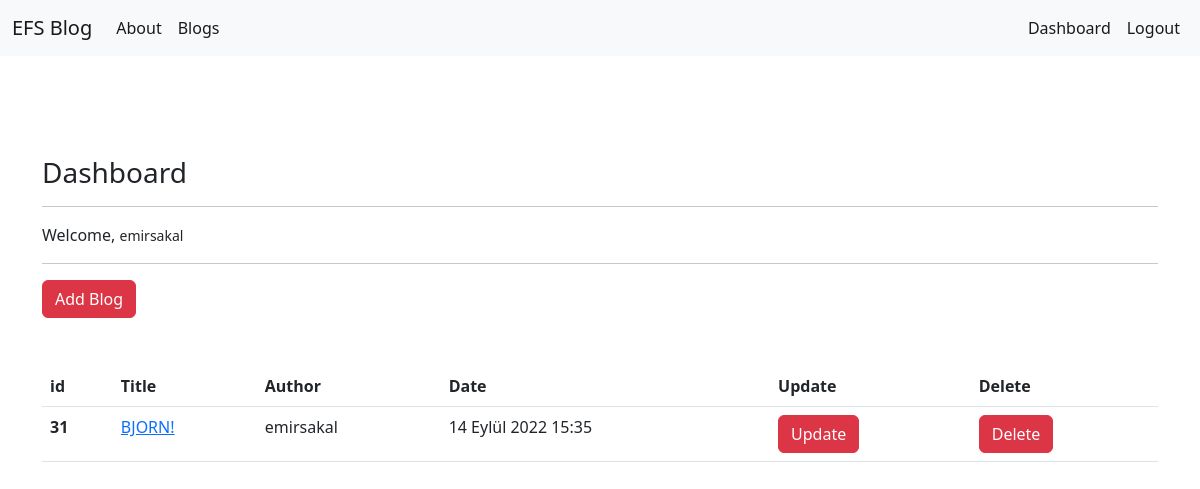
Before: /blogs/dashboard/ (signed in) with the older database file.
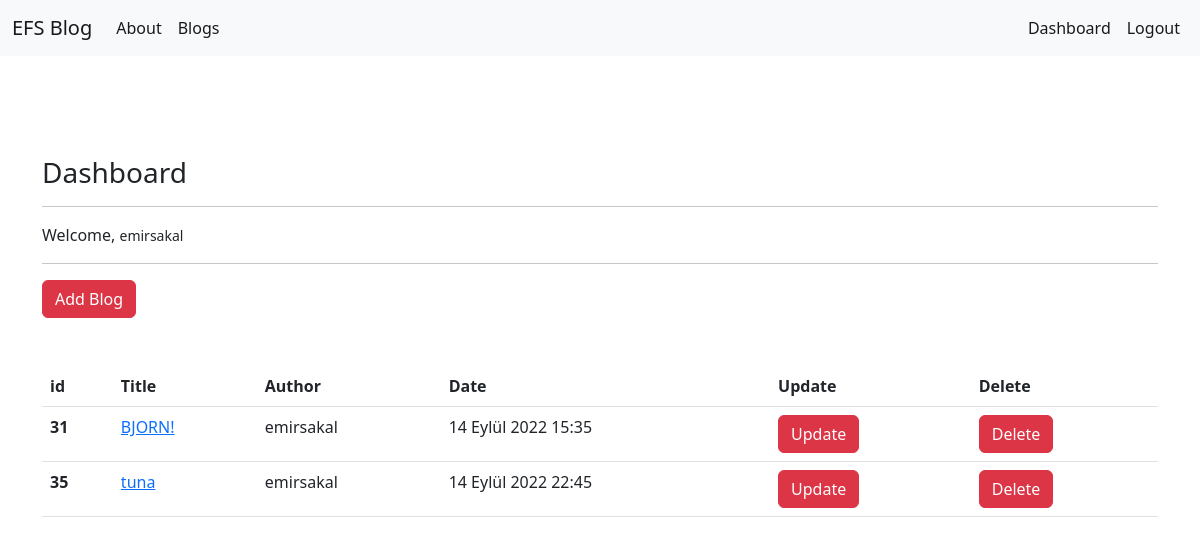
After: the same page with the newer database file.
### article/models.py (models this page shows, shortened)
class Article(models.Model):
    author = models.ForeignKey("auth.User", on_delete = models.CASCADE,verbose_name= "Author ")
    title = models.CharField(max_length = 50, verbose_name= "Title ")
    content = RichTextField()
    created_date = models.DateTimeField(auto_now_add=True, verbose_name= "Created Date")
    article_image = models.FileField(blank = True,null = True,verbose_name="Image")

### article/views.py (the view)
# urls.py: path('dashboard/',views.dashboard,name = "dashboard"),
@login_required(login_url="user:login")
def dashboard(request):
    articles = Article.objects.filter(author = request.user)
    context = {
        "articles" : articles
    }
    return render(request,"dashboard.html",context)

### templates/dashboard.html
{% extends 'layout.html' %}
{% block body %}
<h3> Dashboard </h3>
<hr>
<p>
    Welcome, <small>{{request.user.username}}</small>
</p>
<hr>
<a class = "btn btn-danger" href = "{% url 'article:addblog' %}"> Add Blog </a>
<br><br><br>
{% if articles %}
    <table class="table">
        <thead>
        <tr>
            <th scope="col">id</th>
            <th scope="col">Title</th>
            <th scope="col">Author</th>
            <th scope="col">Date</th>
            <th scope="col">Update</th>
            <th scope="col">Delete</th>
        </tr>
        </thead>
        <tbody>
            {% for article in articles %}
                <tr>
                    <th scope="row">{{article.id}}</th>
                    <td><a href = "{% url 'article:detail' article.id %}">{{article.title}}</a></td>
                    <td>{{article.author.username}}</td>
                    <td>{{article.created_date}}</td>
                    <td><a href="{% url 'article:update' article.id %}" class = "btn btn-danger">Update</a></td>
                    <td><a href="{% url 'article:delete' article.id %}" class = "btn btn-danger">Delete</a></td>
                </tr>
            {% endfor %}
        </tbody>
    </table>
{% else %}
    <div class ="alert alert-danger"> You did not write any blog.</div>
{% endif %}
{% endblock body %}

Changed rows visible on the page:
added Article: id "35", title "tuna", author.username "emirsakal", created_date "14 Eylül 2022 22:45"
